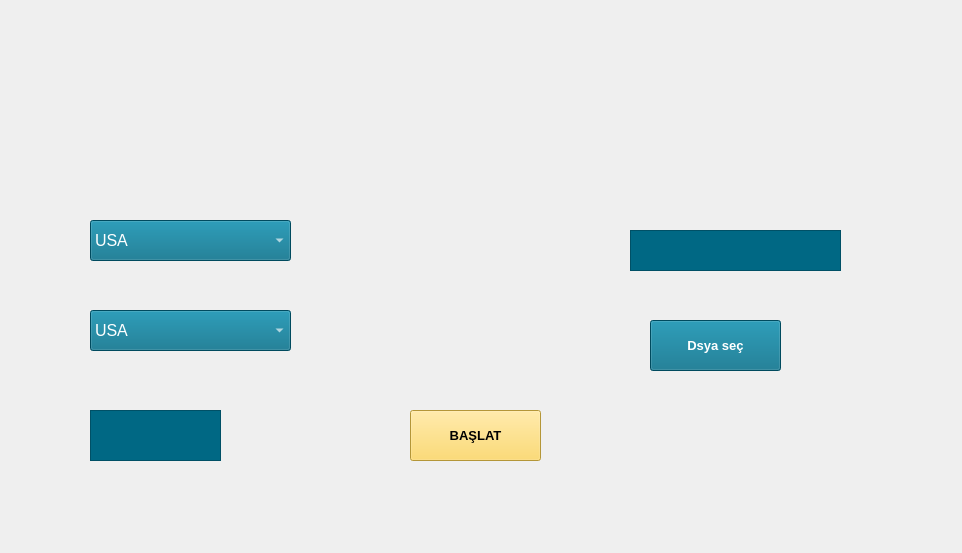
<?xml version="1.0" encoding="UTF-8"?>
<ui version="4.0">
 <class>MainWindow</class>
 <widget class="QMainWindow" name="MainWindow">
  <property name="geometry">
   <rect>
    <x>0</x>
    <y>0</y>
    <width>962</width>
    <height>553</height>
   </rect>
  </property>
  <property name="windowTitle">
   <string>MainWindow</string>
  </property>
  <widget class="QWidget" name="centralwidget">
   <widget class="QLabel" name="arkaplan">
    <property name="geometry">
     <rect>
      <x>0</x>
      <y>-20</y>
      <width>960</width>
      <height>591</height>
     </rect>
    </property>
    <property name="font">
     <font>
      <pointsize>16</pointsize>
      <weight>75</weight>
      <bold>true</bold>
     </font>
    </property>
    <property name="text">
     <string/>
    </property>
   </widget>
   <widget class="QComboBox" name="ulke1">
    <property name="geometry">
     <rect>
      <x>90</x>
      <y>220</y>
      <width>201</width>
      <height>41</height>
     </rect>
    </property>
    <property name="font">
     <font>
      <pointsize>12</pointsize>
     </font>
    </property>
    <property name="styleSheet">
     <string notr="true">color: rgb(255, 255, 255);

background-color: rgb(0, 104, 132);</string>
    </property>
    <item>
     <property name="text">
      <string>USA</string>
     </property>
    </item>
    <item>
     <property name="text">
      <string>Canada</string>
     </property>
    </item>
    <item>
     <property name="text">
      <string>Meksika</string>
     </property>
    </item>
    <item>
     <property name="text">
      <string>Birleşik Arap emirlikleri</string>
     </property>
    </item>
    <item>
     <property name="text">
      <string>Singapur</string>
     </property>
    </item>
    <item>
     <property name="text">
      <string>Avustralya</string>
     </property>
    </item>
    <item>
     <property name="text">
      <string>Japonya</string>
     </property>
    </item>
    <item>
     <property name="text">
      <string>Almanya</string>
     </property>
    </item>
    <item>
     <property name="text">
      <string>Brezilya</string>
     </property>
    </item>
    <item>
     <property name="text">
      <string>Fransa</string>
     </property>
    </item>
    <item>
     <property name="text">
      <string>Hollanda</string>
     </property>
    </item>
   </widget>
   <widget class="QComboBox" name="ulke2">
    <property name="geometry">
     <rect>
      <x>90</x>
      <y>310</y>
      <width>201</width>
      <height>41</height>
     </rect>
    </property>
    <property name="font">
     <font>
      <pointsize>12</pointsize>
     </font>
    </property>
    <property name="styleSheet">
     <string notr="true">color: rgb(255, 255, 255);
background-color: rgb(0, 104, 132);</string>
    </property>
    <item>
     <property name="text">
      <string>USA</string>
     </property>
    </item>
    <item>
     <property name="text">
      <string>Canada</string>
     </property>
    </item>
    <item>
     <property name="text">
      <string>Meksika</string>
     </property>
    </item>
    <item>
     <property name="text">
      <string>Birleşik Arap emirlikleri</string>
     </property>
    </item>
    <item>
     <property name="text">
      <string>Singapur</string>
     </property>
    </item>
    <item>
     <property name="text">
      <string>Avustralya</string>
     </property>
    </item>
    <item>
     <property name="text">
      <string>Japonya</string>
     </property>
    </item>
    <item>
     <property name="text">
      <string>Almanya</string>
     </property>
    </item>
    <item>
     <property name="text">
      <string>Brezilya</string>
     </property>
    </item>
    <item>
     <property name="text">
      <string>Fransa</string>
     </property>
    </item>
    <item>
     <property name="text">
      <string>Hollanda</string>
     </property>
    </item>
   </widget>
   <widget class="QTextEdit" name="deger">
    <property name="geometry">
     <rect>
      <x>90</x>
      <y>410</y>
      <width>131</width>
      <height>51</height>
     </rect>
    </property>
    <property name="font">
     <font>
      <pointsize>20</pointsize>
     </font>
    </property>
    <property name="styleSheet">
     <string notr="true">color: rgb(255, 255, 255);
background-color: rgb(0, 104, 132);</string>
    </property>
   </widget>
   <widget class="QTextEdit" name="SKU">
    <property name="geometry">
     <rect>
      <x>630</x>
      <y>230</y>
      <width>211</width>
      <height>41</height>
     </rect>
    </property>
    <property name="font">
     <font>
      <pointsize>12</pointsize>
     </font>
    </property>
    <property name="styleSheet">
     <string notr="true">color: rgb(255, 255, 255);
background-color: rgb(0, 104, 132);</string>
    </property>
   </widget>
   <widget class="QPushButton" name="Baslat">
    <property name="geometry">
     <rect>
      <x>410</x>
      <y>410</y>
      <width>131</width>
      <height>51</height>
     </rect>
    </property>
    <property name="font">
     <font>
      <pointsize>10</pointsize>
      <weight>75</weight>
      <bold>true</bold>
     </font>
    </property>
    <property name="styleSheet">
     <string notr="true">background-color: rgb(252, 210, 79);
color: rgb(0, 0, 0);</string>
    </property>
    <property name="text">
     <string>BAŞLAT</string>
    </property>
   </widget>
   <widget class="QPushButton" name="dosyasec">
    <property name="geometry">
     <rect>
      <x>650</x>
      <y>320</y>
      <width>131</width>
      <height>51</height>
     </rect>
    </property>
    <property name="font">
     <font>
      <pointsize>10</pointsize>
      <weight>75</weight>
      <bold>true</bold>
     </font>
    </property>
    <property name="styleSheet">
     <string notr="true">color: rgb(255, 255, 255);
background-color: rgb(0, 104, 132);</string>
    </property>
    <property name="text">
     <string>Dsya seç</string>
    </property>
   </widget>
   <widget class="QLabel" name="dosya_adi">
    <property name="geometry">
     <rect>
      <x>570</x>
      <y>410</y>
      <width>371</width>
      <height>91</height>
     </rect>
    </property>
    <property name="font">
     <font>
      <pointsize>10</pointsize>
      <weight>75</weight>
      <bold>true</bold>
     </font>
    </property>
    <property name="text">
     <string/>
    </property>
   </widget>
  </widget>
 </widget>
 <resources/>
 <connections/>
</ui>
